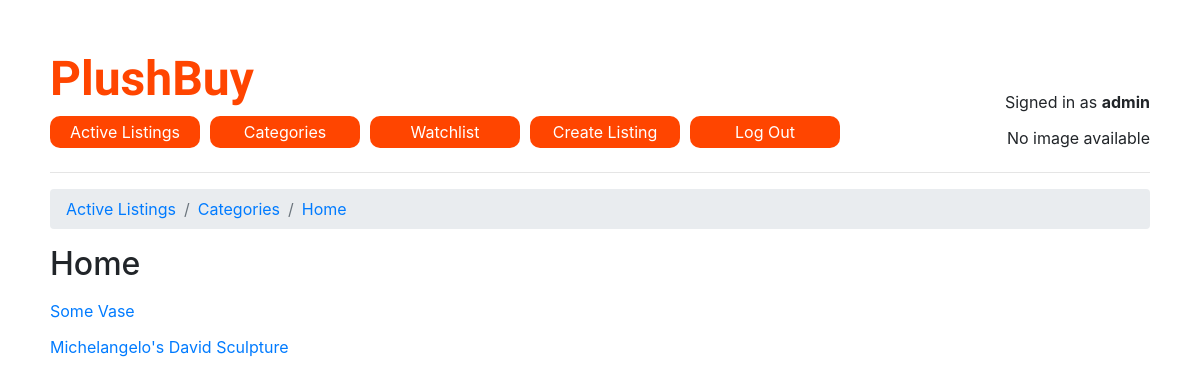
Screenshot of /categories/Home (signed in) with the database file from the repository.
### auctions/models.py (models this page shows, shortened)
class User(AbstractUser):
    image = models.ImageField(upload_to='images/%Y/%m/%d/', null=True, blank=True)

class Category(models.Model):
    name = models.CharField(max_length=64, null=True)

class Listing(models.Model):
    name = models.CharField(max_length=64, default="Listing")
    description = models.TextField(null=True)
    starting_bid = models.DecimalField(max_digits=10, decimal_places=2, default=0.01)
    winning_bidder = models.ForeignKey(User, on_delete=models.CASCADE, related_name="winning_bidder_listings", null=True)
    is_active = models.BooleanField(default=True)
    image_url = models.URLField(max_length=200, null=True, blank=True)
    category = models.ForeignKey(Category, on_delete=models.CASCADE, related_name='listings', null=True, blank=True)
    created_at = models.DateTimeField(auto_now_add=True)
    creator = models.ForeignKey(User, on_delete=models.CASCADE, related_name='created_listings', default=1)

### auctions/views.py (the view)
# urls.py: path("categories/<str:category_name>", views.category_listings, name="category_listings"),
def category_listings(request, category_name):
    user = request.user
    category = Category.objects.get(name=category_name)
    if category:
        listings = category.listings.filter(is_active=True)
    return render(request, "auctions/category_listings.html", {
        "listings": listings,
        "category": category
    })

### auctions/templates/auctions/category_listings.html
{% extends "auctions/layout.html" %}
{% block body %}
    <h2>{{ category.name }}</h2>
    <ul>
        {% for listing in listings %}
            <li><a href="{% url 'listing_page' listing.id %}" alt="Listing name">{{ listing.name }}</a></li>
        {% empty %}
            <li>No listings available for this category.</li>
        {% endfor %}
    </ul>
{% endblock %}

### auctions/templates/auctions/layout.html (shortened to what this page needs)
{% load static %}
<!DOCTYPE html>
<html lang="en">
    <head>
        <link rel="stylesheet" href="https://stackpath.bootstrapcdn.com/bootstrap/4.4.1/css/bootstrap.min.css">
        <link href="{% static 'auctions/styles.css' %}" rel="stylesheet">
    </head>
    <body>
         <header>
            <div>
                <h1>PlushBuy</h1>
                <ul class="nav">
                    <li class="nav-item">
                        <a class="nav-link" href="{% url 'index' %}">Active Listings</a>
                    </li>
                    <li class="nav-item">
                        <a class="nav-link" href="{% url 'categories' %}">Categories</a>
                    </li>
                    {% if user.is_authenticated %}
                        <li class="nav-item">
                            <a class="nav-link" href="{% url 'watchlist' %}">Watchlist</a>
                        </li>
                        <li class="nav-item">
                            <a class="nav-link" href="{% url 'create_listing' %}">Create Listing</a>
                        </li>
                        <li class="nav-item">
                            <a class="nav-link" href="{% url 'logout' %}">Log Out</a>
                        </li>
                    {% endif %}
                </ul>
            </div>
            <div class="user-container">
                {% if user.is_authenticated %}
                    <p>Signed in as <strong>{{ user.username }}</strong></p>
                    {% if user.image %}
                        <img src="{{ user.image.url }}" alt="User Image" class="user-img">
                    {% else %}
                        <p>No image available</p>
                    {% endif %}
                {% else %}
                    Not signed in.
                {% endif %}
            </div>
        </header>
        <hr>
        <nav>
            <ol class="breadcrumb">
                <li class="breadcrumb-item"><a href="/">Active Listings</a></li>
                <li class="breadcrumb-item"><a href="{% url 'categories' %}">Categories</a></li>
                {% if category %}
                    <li class="breadcrumb-item"><a href="{% url 'category_listings' category.name %}" alt="">{{ category.name }}</a></li>
                {% endif %}
            </ol>
        </nav>
        {% block body %}
        {% endblock %}
    </body>
</html>

### auctions/static/auctions/styles.css (style rules this page uses)
html, body, div, span, applet, object, iframe, h1, h2, h3, h4, h5, h6, p, blockquote, pre, a, abbr, acronym, address, big, cite, code, del, dfn, em, img, ins, kbd, q, s, samp, small, strike, strong, sub, sup, tt, var, b, u, i, center, dl, dt, dd, ol, ul, li, fieldset, form, label, legend, table, caption, tbody, tfoot, thead, tr, th, td, article, aside, canvas, details, embed, figure, figcaption, footer, header, hgroup, menu, nav, output, ruby, section, summary, time, mark, audio, video { margin: 0; padding: 0; border: 0; vertical-align: baseline; }
article, aside, details, figcaption, figure, footer, header, hgroup, menu, nav, section { display: block; }
body { line-height: 1; }
ol, ul { list-style: none; }
body { padding: 50px; }
h1 { color: #ff4500; font-weight: bold; font-family: 'Poetsen One'; font-size: 48px; }
h2, h3, h4, p { margin: 10px 0; }
header { display: flex; justify-content: space-between; align-items: flex-end; }
ul li { margin: 20px 0; }
.user-container { display: flex; flex-direction: column; align-items: flex-end; }
.nav-item { background-color: #ff4500; border-radius: 10px; margin: 8px 10px; margin-left: 0px; width: 150px; text-align: center; }
.nav-link { color: white; }
hr { width: 100%; }

### rows the page displays
User: username "admin"
Category: name "Home"
Listing: name "Some Vase"
Listing: name "Michelangelo's David Sculpture"
